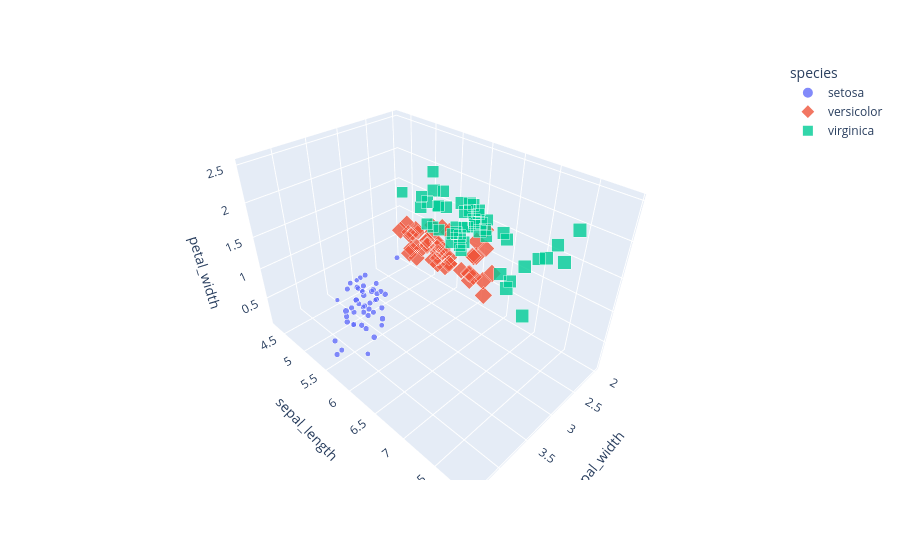

Notebook cell for this chart:
### Code cell
#3D-scatter plot
import plotly.express as px

df = px.data.iris()

fig = px.scatter_3d(
    df,
    x="sepal_width",
    y="sepal_length",
    z="petal_width",
    color="species",
    size="petal_length",
    symbol="species",
    opacity=0.8
)

fig.show()

### Figure 1 — Plotly figure (JSON) as saved in the notebook; plotly's stock layout.template omitted (floating-point values rounded to 4 significant figures)
{"data": [{"hovertemplate": "species=setosa<br>sepal_width=%{x}<br>sepal_length=%{y}<br>petal_width=%{z}<br>petal_length=%{marker.size}<extra></extra>", "legendgroup": "setosa", "marker": {"color": "#636efa", "opacity": 0.8, "size": [1.4, 1.4, 1.3, 1.5, 1.4, 1.7, 1.4, 1.5, 1.4, 1.5, 1.5, 1.6, 1.4, 1.1, 1.2, 1.5, 1.3, 1.4, 1.7, 1.5, 1.7, 1.5, 1.0, 1.7, 1.9, 1.6, 1.6, 1.5, 1.4, 1.6, 1.6, 1.5, 1.5, 1.4, 1.5, 1.2, 1.3, 1.5, 1.3, 1.5, 1.3, 1.3, 1.3, 1.6, 1.9, 1.4, 1.6, 1.4, 1.5, 1.4], "sizemode": "area", "sizeref": 0.01725, "symbol": "circle"}, "mode": "markers", "name": "setosa", "scene": "scene", "showlegend": true, "type": "scatter3d", "x": [3.5, 3.0, 3.2, 3.1, 3.6, 3.9, 3.4, 3.4, 2.9, 3.1, 3.7, 3.4, 3.0, 3.0, 4.0, 4.4, 3.9, 3.5, 3.8, 3.8, 3.4, 3.7, 3.6, 3.3, 3.4, 3.0, 3.4, 3.5, 3.4, 3.2, 3.1, 3.4, 4.1, 4.2, 3.1, 3.2, 3.5, 3.1, 3.0, 3.4, 3.5, 2.3, 3.2, 3.5, 3.8, 3.0, 3.8, 3.2, 3.7, 3.3], "y": [5.1, 4.9, 4.7, 4.6, 5.0, 5.4, 4.6, 5.0, 4.4, 4.9, 5.4, 4.8, 4.8, 4.3, 5.8, 5.7, 5.4, 5.1, 5.7, 5.1, 5.4, 5.1, 4.6, 5.1, 4.8, 5.0, 5.0, 5.2, 5.2, 4.7, 4.8, 5.4, 5.2, 5.5, 4.9, 5.0, 5.5, 4.9, 4.4, 5.1, 5.0, 4.5, 4.4, 5.0, 5.1, 4.8, 5.1, 4.6, 5.3, 5.0], "z": [0.2, 0.2, 0.2, 0.2, 0.2, 0.4, 0.3, 0.2, 0.2, 0.1, 0.2, 0.2, 0.1, 0.1, 0.2, 0.4, 0.4, 0.3, 0.3, 0.3, 0.2, 0.4, 0.2, 0.5, 0.2, 0.2, 0.4, 0.2, 0.2, 0.2, 0.2, 0.4, 0.1, 0.2, 0.1, 0.2, 0.2, 0.1, 0.2, 0.2, 0.3, 0.3, 0.2, 0.6, 0.4, 0.3, 0.2, 0.2, 0.2, 0.2]}, {"hovertemplate": "species=versicolor<br>sepal_width=%{x}<br>sepal_length=%{y}<br>petal_width=%{z}<br>petal_length=%{marker.size}<extra></extra>", "legendgroup": "versicolor", "marker": {"color": "#EF553B", "opacity": 0.8, "size": [4.7, 4.5, 4.9, 4.0, 4.6, 4.5, 4.7, 3.3, 4.6, 3.9, 3.5, 4.2, 4.0, 4.7, 3.6, 4.4, 4.5, 4.1, 4.5, 3.9, 4.8, 4.0, 4.9, 4.7, 4.3, 4.4, 4.8, 5.0, 4.5, 3.5, 3.8, 3.7, 3.9, 5.1, 4.5, 4.5, 4.7, 4.4, 4.1, 4.0, 4.4, 4.6, 4.0, 3.3, 4.2, 4.2, 4.2, 4.3, 3.0, 4.1], "sizemode": "area", "sizeref": 0.01725, "symbol": "diamond"}, "mode": "markers", "name": "versicolor", "scene": "scene", "showlegend": true, "type": "scatter3d", "x": [3.2, 3.2, 3.1, 2.3, 2.8, 2.8, 3.3, 2.4, 2.9, 2.7, 2.0, 3.0, 2.2, 2.9, 2.9, 3.1, 3.0, 2.7, 2.2, 2.5, 3.2, 2.8, 2.5, 2.8, 2.9, 3.0, 2.8, 3.0, 2.9, 2.6, 2.4, 2.4, 2.7, 2.7, 3.0, 3.4, 3.1, 2.3, 3.0, 2.5, 2.6, 3.0, 2.6, 2.3, 2.7, 3.0, 2.9, 2.9, 2.5, 2.8], "y": [7.0, 6.4, 6.9, 5.5, 6.5, 5.7, 6.3, 4.9, 6.6, 5.2, 5.0, 5.9, 6.0, 6.1, 5.6, 6.7, 5.6, 5.8, 6.2, 5.6, 5.9, 6.1, 6.3, 6.1, 6.4, 6.6, 6.8, 6.7, 6.0, 5.7, 5.5, 5.5, 5.8, 6.0, 5.4, 6.0, 6.7, 6.3, 5.6, 5.5, 5.5, 6.1, 5.8, 5.0, 5.6, 5.7, 5.7, 6.2, 5.1, 5.7], "z": [1.4, 1.5, 1.5, 1.3, 1.5, 1.3, 1.6, 1.0, 1.3, 1.4, 1.0, 1.5, 1.0, 1.4, 1.3, 1.4, 1.5, 1.0, 1.5, 1.1, 1.8, 1.3, 1.5, 1.2, 1.3, 1.4, 1.4, 1.7, 1.5, 1.0, 1.1, 1.0, 1.2, 1.6, 1.5, 1.6, 1.5, 1.3, 1.3, 1.3, 1.2, 1.4, 1.2, 1.0, 1.3, 1.2, 1.3, 1.3, 1.1, 1.3]}, {"hovertemplate": "species=virginica<br>sepal_width=%{x}<br>sepal_length=%{y}<br>petal_width=%{z}<br>petal_length=%{marker.size}<extra></extra>", "legendgroup": "virginica", "marker": {"color": "#00cc96", "opacity": 0.8, "size": [6.0, 5.1, 5.9, 5.6, 5.8, 6.6, 4.5, 6.3, 5.8, 6.1, 5.1, 5.3, 5.5, 5.0, 5.1, 5.3, 5.5, 6.7, 6.9, 5.0, 5.7, 4.9, 6.7, 4.9, 5.7, 6.0, 4.8, 4.9, 5.6, 5.8, 6.1, 6.4, 5.6, 5.1, 5.6, 6.1, 5.6, 5.5, 4.8, 5.4, 5.6, 5.1, 5.1, 5.9, 5.7, 5.2, 5.0, 5.2, 5.4, 5.1], "sizemode": "area", "sizeref": 0.01725, "symbol": "square"}, "mode": "markers", "name": "virginica", "scene": "scene", "showlegend": true, "type": "scatter3d", "x": [3.3, 2.7, 3.0, 2.9, 3.0, 3.0, 2.5, 2.9, 2.5, 3.6, 3.2, 2.7, 3.0, 2.5, 2.8, 3.2, 3.0, 3.8, 2.6, 2.2, 3.2, 2.8, 2.8, 2.7, 3.3, 3.2, 2.8, 3.0, 2.8, 3.0, 2.8, 3.8, 2.8, 2.8, 2.6, 3.0, 3.4, 3.1, 3.0, 3.1, 3.1, 3.1, 2.7, 3.2, 3.3, 3.0, 2.5, 3.0, 3.4, 3.0], "y": [6.3, 5.8, 7.1, 6.3, 6.5, 7.6, 4.9, 7.3, 6.7, 7.2, 6.5, 6.4, 6.8, 5.7, 5.8, 6.4, 6.5, 7.7, 7.7, 6.0, 6.9, 5.6, 7.7, 6.3, 6.7, 7.2, 6.2, 6.1, 6.4, 7.2, 7.4, 7.9, 6.4, 6.3, 6.1, 7.7, 6.3, 6.4, 6.0, 6.9, 6.7, 6.9, 5.8, 6.8, 6.7, 6.7, 6.3, 6.5, 6.2, 5.9], "z": [2.5, 1.9, 2.1, 1.8, 2.2, 2.1, 1.7, 1.8, 1.8, 2.5, 2.0, 1.9, 2.1, 2.0, 2.4, 2.3, 1.8, 2.2, 2.3, 1.5, 2.3, 2.0, 2.0, 1.8, 2.1, 1.8, 1.8, 1.8, 2.1, 1.6, 1.9, 2.0, 2.2, 1.5, 1.4, 2.3, 2.4, 1.8, 1.8, 2.1, 2.4, 2.3, 1.9, 2.3, 2.5, 2.3, 1.9, 2.0, 2.3, 1.8]}], "layout": {"legend": {"itemsizing": "constant", "title": {"text": "species"}, "tracegroupgap": 0}, "margin": {"t": 60}, "scene": {"domain": {"x": [0, 1], "y": [0, 1]}, "xaxis": {"title": {"text": "sepal_width"}}, "yaxis": {"title": {"text": "sepal_length"}}, "zaxis": {"title": {"text": "petal_width"}}}}}
